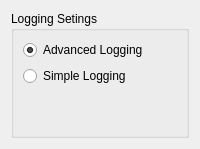
         <widget class="QWidget" name="tab_11">
          <attribute name="title">
           <string>Logging</string>
          </attribute>
          <layout class="QGridLayout" name="gridLayout_31">
           <item row="0" column="0">
            <widget class="QGroupBox" name="loggingGroup">
             <property name="sizePolicy">
              <sizepolicy hsizetype="Preferred" vsizetype="Preferred">
               <horstretch>0</horstretch>
               <verstretch>0</verstretch>
              </sizepolicy>
             </property>
             <property name="title">
              <string>Logging Setings</string>
             </property>
             <layout class="QGridLayout" name="gridLayout_15">
              <item row="1" column="0">
               <widget class="QRadioButton" name="simpleLoggingRadioButton">
                <property name="text">
                 <string>Simple Logging</string>
                </property>
               </widget>
              </item>
              <item row="0" column="0">
               <widget class="QRadioButton" name="advancedLoggingRadioButton">
                <property name="text">
                 <string>Advanced Logging</string>
                </property>
                <property name="checked">
                 <bool>true</bool>
                </property>
               </widget>
              </item>
              <item row="2" column="0">
               <spacer name="verticalSpacer_13">
                <property name="orientation">
                 <enum>Qt::Vertical</enum>
                </property>
                <property name="sizeHint" stdset="0">
                 <size>
                  <width>20</width>
                  <height>40</height>
                 </size>
                </property>
               </spacer>
              </item>
             </layout>
            </widget>
           </item>
          </layout>
         </widget>
